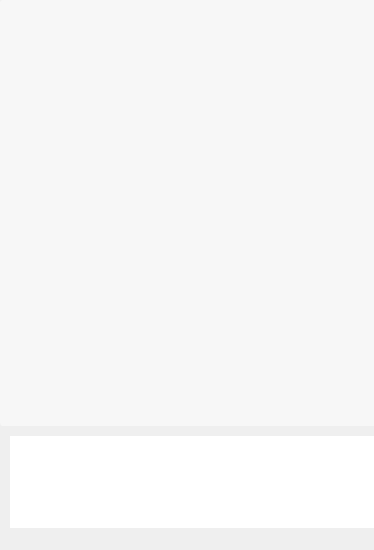
<?xml version="1.0" encoding="UTF-8"?>
<ui version="4.0">
 <class>ChattingWindow</class>
 <widget class="QMainWindow" name="ChattingWindow">
  <property name="geometry">
   <rect>
    <x>0</x>
    <y>0</y>
    <width>374</width>
    <height>550</height>
   </rect>
  </property>
  <property name="minimumSize">
   <size>
    <width>350</width>
    <height>550</height>
   </size>
  </property>
  <property name="maximumSize">
   <size>
    <width>600</width>
    <height>700</height>
   </size>
  </property>
  <property name="windowTitle">
   <string>Chat -Teacher</string>
  </property>
  <property name="styleSheet">
   <string notr="true">QWidget
{
	border-radius:3px;
}
QDialog{
background-color:rgb(230, 230, 230);
}
QLineEdit
{
    font: 25 9pt &quot;Microsoft JhengHei&quot;;
    background:white;
    padding-left:4px ;
    padding-top:4px ;
    border-bottom-left-radius:4px;
    border-bottom-right-radius:4px;
    border: 1.2px solid rgb(189 , 189, 189);
    border-top:transparent;
    
}
QLineEdit:hover
{
    font: 25 9pt &quot;Microsoft JhengHei&quot;;
    padding-top:0px ;
    border: 1px solid rgb(21 , 131 , 221);
}
QLineEdit:focus
{
    font: 25 9pt &quot;Microsoft JhengHei&quot;;
    padding-top:0px ;
    border: 1px solid rgb(21 , 131 , 221);
}

QPushButton
{
	font: 25 9pt &quot;Microsoft JhengHei&quot;;
    color:white;
    background-color:rgb(75,164,242);
    border-radius:3px;
}

QPushButton:hover
{
	font: 25 10pt &quot;Microsoft JhengHei&quot;;
    color:white;
    background-color:rgb(44 , 137 , 255);
	border-radius:5px;
}

QPushButton:pressed
{
	font: 25 11pt &quot;Microsoft JhengHei&quot;;
	border-radius:13px;
    color:white;
    background-color:rgb(14 , 135 , 228);
    padding-left:5px;
    padding-top:5px;
}

QPushButton:default
{
	font: 25 9pt &quot;Microsoft JhengHei&quot;;
	border-radius:3px;
    color:white;
    background-color:rgb(44 , 137 , 255);
    padding-left:3px;
    padding-top:3px;
    border: 2px solid rgb(17 , 120 , 221);
}

QPushButton:!enabled
{
	font: 25 9pt &quot;Microsoft JhengHei&quot;;
    color:white;
    background-color:rgb(200 , 200 , 200);
	border-radius:5px;
}
QRadioButton
{
    font: 25 9pt &quot;Microsoft JhengHei&quot;;
}
QLabel#TopImage
{
	border-radius:90px;
}
</string>
  </property>
  <widget class="QWidget" name="centralwidget">
   <widget class="QWidget" name="widget" native="true">
    <property name="geometry">
     <rect>
      <x>0</x>
      <y>426</y>
      <width>693</width>
      <height>200</height>
     </rect>
    </property>
    <property name="minimumSize">
     <size>
      <width>0</width>
      <height>0</height>
     </size>
    </property>
    <property name="maximumSize">
     <size>
      <width>16777215</width>
      <height>16777215</height>
     </size>
    </property>
    <widget class="QTextEdit" name="textEdit">
     <property name="geometry">
      <rect>
       <x>10</x>
       <y>10</y>
       <width>581</width>
       <height>251</height>
      </rect>
     </property>
     <property name="sizePolicy">
      <sizepolicy hsizetype="Expanding" vsizetype="Expanding">
       <horstretch>0</horstretch>
       <verstretch>0</verstretch>
      </sizepolicy>
     </property>
    </widget>
    <widget class="QPushButton" name="btnSend">
     <property name="geometry">
      <rect>
       <x>470</x>
       <y>120</y>
       <width>80</width>
       <height>25</height>
      </rect>
     </property>
     <property name="sizePolicy">
      <sizepolicy hsizetype="Preferred" vsizetype="Preferred">
       <horstretch>0</horstretch>
       <verstretch>0</verstretch>
      </sizepolicy>
     </property>
     <property name="minimumSize">
      <size>
       <width>80</width>
       <height>25</height>
      </size>
     </property>
     <property name="maximumSize">
      <size>
       <width>80</width>
       <height>25</height>
      </size>
     </property>
     <property name="text">
      <string>发给全体</string>
     </property>
    </widget>
    <widget class="QPushButton" name="btnRandom">
     <property name="geometry">
      <rect>
       <x>470</x>
       <y>90</y>
       <width>80</width>
       <height>25</height>
      </rect>
     </property>
     <property name="minimumSize">
      <size>
       <width>80</width>
       <height>25</height>
      </size>
     </property>
     <property name="maximumSize">
      <size>
       <width>80</width>
       <height>25</height>
      </size>
     </property>
     <property name="text">
      <string>随机提问</string>
     </property>
    </widget>
   </widget>
   <widget class="QListWidget" name="listWidget">
    <property name="geometry">
     <rect>
      <x>0</x>
      <y>0</y>
      <width>693</width>
      <height>426</height>
     </rect>
    </property>
    <property name="sizePolicy">
     <sizepolicy hsizetype="Expanding" vsizetype="Preferred">
      <horstretch>0</horstretch>
      <verstretch>0</verstretch>
     </sizepolicy>
    </property>
    <property name="styleSheet">
     <string notr="true">QListWidget{background-color: rgb(247, 247, 247); color:rgb(51,51,51); border: 1px solid  rgb(247, 247, 247);outline:0px;}
QListWidget::Item{background-color: rgb(247, 247, 247);}
QListWidget::Item:hover{background-color: rgb(247, 247, 247); }
QListWidget::item:selected{
	background-color: rgb(247, 247, 247);
	color:black; 
    border: 1px solid  rgb(247, 247, 247);
}
QListWidget::item:selected:!active{border: 1px solid  rgb(247, 247, 247); background-color: rgb(247, 247, 247); color:rgb(51,51,51); } </string>
    </property>
    <property name="verticalScrollBarPolicy">
     <enum>Qt::ScrollBarAsNeeded</enum>
    </property>
    <property name="horizontalScrollBarPolicy">
     <enum>Qt::ScrollBarAlwaysOff</enum>
    </property>
   </widget>
  </widget>
  <widget class="QMenuBar" name="menubar">
   <property name="geometry">
    <rect>
     <x>0</x>
     <y>0</y>
     <width>374</width>
     <height>23</height>
    </rect>
   </property>
  </widget>
  <widget class="QStatusBar" name="statusbar"/>
 </widget>
 <resources/>
 <connections/>
</ui>
